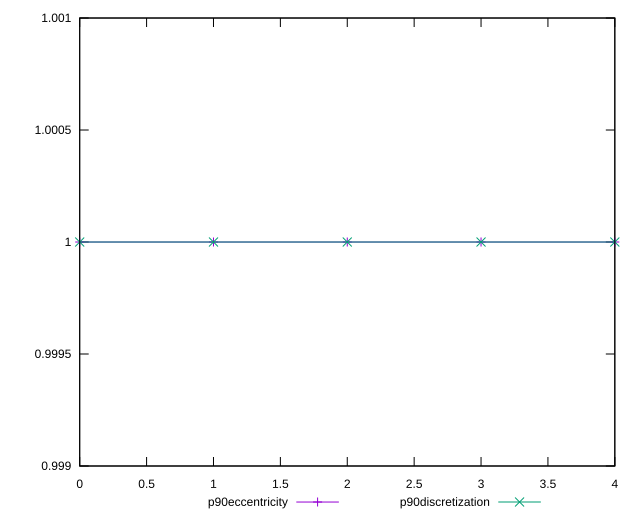

Reproduce this figure in gnuplot.
reset

$p90Eccentricity <<EOF
0 1
1 1.0000000000000002
2 0.9999999999999997
3 1.0000000000000007
4 1.0000000000000007
EOF

$p90Discretization <<EOF
0 1
1 1
2 1
3 1
4 1
EOF

set key outside below
set xrange [0:4]
set yrange [0.9989999999999997:1.0010000000000006]
set trange [0.9989999999999997:1.0010000000000006]
set terminal svg size 640, 520 enhanced background rgb 'white'
set output "report_00023_2021-02-20T12:14:57.249Z/first-cpu-idle/progression/eccentricity.svg"

plot $p90Eccentricity title "p90eccentricity" with linespoints, \
     $p90Discretization title "p90discretization" with linespoints

reset
